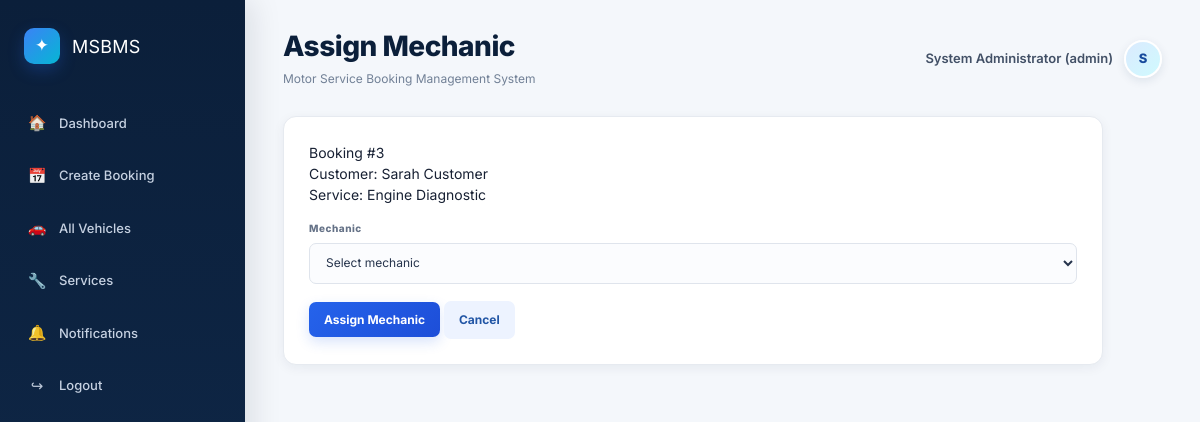
/public/booking_assign.php?booking_id=3 (signed in), run on an earlier commit of the app's database.
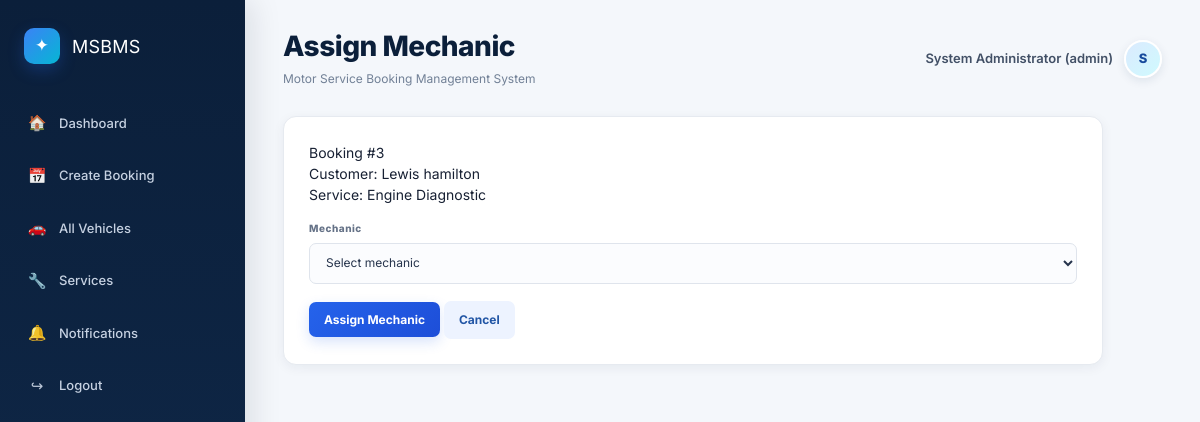
And on a later commit of the database.
### tables this page shows
CREATE TABLE bookings (booking_id INT AUTO_INCREMENT PRIMARY KEY, customer_id INT NOT NULL, vehicle_id INT NOT NULL, service_id INT NOT NULL, mechanic_id INT NULL, booking_date DATE NOT NULL, booking_time TIME NOT NULL, status ENUM('Pending','Confirmed','Canceled','Completed') NOT NULL DEFAULT 'Pending', notes TEXT, created_at DATETIME NOT NULL DEFAULT CURRENT_TIMESTAMP, FOREIGN KEY(customer_id) REFERENCES users(user_id) ON DELETE CASCADE, FOREIGN KEY(vehicle_id) REFERENCES vehicles(vehicle_id) ON DELETE CASCADE, FOREIGN KEY(service_id) REFERENCES services(service_id), FOREIGN KEY(mechanic_id) REFERENCES users(user_id));

CREATE TABLE users (
user_id INT AUTO_INCREMENT PRIMARY KEY,
full_name VARCHAR(150) NOT NULL,
email VARCHAR(150) NOT NULL UNIQUE,
password VARCHAR(255) NOT NULL,

role ENUM('customer','mechanic','admin') NOT NULL, phone VARCHAR(30), address VARCHAR(255), created_at DATETIME NOT NULL DEFAULT CURRENT_TIMESTAMP);

CREATE TABLE services (
service_id INT AUTO_INCREMENT PRIMARY KEY,
service_name VARCHAR(150) NOT NULL,
description TEXT,
price DECIMAL(10,2) NOT NULL DEFAULT 0.00,
created_at DATETIME NOT NULL DEFAULT CURRENT_TIMESTAMP);

### app/Core/Session.php (called while the page is built, shortened)
<?php
class Session
{
    public static function userId(): ?int
    {
        return isset($_SESSION['user_id']) ? (int) $_SESSION['user_id'] : null;
    }
    public static function role(): ?string
    {
        return $_SESSION['role'] ?? null;
    }
    public static function fullName(): ?string
    {
        return $_SESSION['full_name'] ?? null;
    }
}

### public/_init.php (called while the page is built, shortened)
<?php
require_once __DIR__ . '/../app/bootstrap.php';
$userRepo         = new UserRepository($db);
$vehicleRepo      = new VehicleRepository($db);
$serviceRepo      = new ServiceRepository($db);
$bookingRepo      = new BookingRepository($db);
$notificationRepo = new NotificationRepository($db);
$bookingService = new BookingService($bookingRepo, $vehicleRepo, $serviceRepo, $userRepo, $notificationRepo);
$bookingController      = new BookingController($bookingService, $bookingRepo, $vehicleRepo, $serviceRepo, $userRepo);
function e(mixed $value): string
{
    return htmlspecialchars((string)$value, ENT_QUOTES, 'UTF-8');
}

### app/bootstrap.php (called while the page is built, shortened)
<?php
spl_autoload_register(function (string $class): void {
    $directories = [
        __DIR__ . '/Core/',
        __DIR__ . '/Models/',
        __DIR__ . '/Repositories/',
        __DIR__ . '/Services/',
        __DIR__ . '/Controllers/',
    ];
    foreach ($directories as $directory) {
        $file = $directory . $class . '.php';
        if (file_exists($file)) {
            return;
        }
    }
});

### app/Repositories/BookingRepository.php (called while the page is built, shortened)
<?php
class BookingRepository
{
    public function find(int $id): ?array { $s=$this->db->prepare("SELECT b.*,c.full_name customer_name,v.registration_number,v.make,v.model,s.service_name FROM bookings b JOIN users c ON b.customer_id=c.user_id JOIN vehicles v ON b.vehicle_id=v.vehicle_id JOIN services s ON b.service_id=s.service_id WHERE b.booking_id=?");$s->execute([$id]);return$s->fetch()?:null; }
}

### app/Controllers/BookingController.php (called while the page is built, shortened)
<?php
class BookingController
{
    public function find(int $id): ?array
    {
        return $this->bookings->find($id);
    }
}

### public/booking_assign.php (the view, shortened to what this page needs)
<?php
require_once __DIR__ . '/_init.php';
$id      = (int)($_GET['booking_id'] ?? 0);
$booking = $bookingController->find($id);
?>
<!doctype html>
<html lang="en">
<head>
    <link rel="stylesheet" href="assets/styled.css">
</head>
<body>
<div class="app">
    <aside class="sidebar">
        <div class="logo"><span class="logo-mark">✦</span> MSBMS</div>
        <nav class="nav">
            <a href="admin.php"><span class="icon">🏠</span>Dashboard</a>
            <a href="booking_create.php"><span class="icon">📅</span>Create Booking</a>
            <a href="vehicles.php"><span class="icon">🚗</span>All Vehicles</a>
            <a href="services.php"><span class="icon">🔧</span>Services</a>
            <a href="notifications.php"><span class="icon">🔔</span>Notifications</a>
            <?php if (Session::userId()): ?>
                <a href="logout.php"><span class="icon">↪</span>Logout</a>
            <?php endif; ?>
        </nav>
    </aside>
    <main class="main">
        <div class="topbar">
            <div class="title">
                <h1>Assign Mechanic</h1>
                <p>Motor Service Booking Management System</p>
            </div>
            <?php if (Session::userId()): ?>
                <div class="user">
                    <span><?= e(Session::fullName()) ?> (<?= e(Session::role()) ?>)</span>
                    <span class="avatar"><?= e(strtoupper(substr((string) Session::fullName(), 0, 1))) ?></span>
                </div>
            <?php endif; ?>
        </div>
        <div class="card form">
            <p style="margin-bottom:16px">
                 Booking #<?= e($id) ?><br>
                 Customer: <?= e($booking['customer_name']) ?><br>
                 Service: <?= e($booking['service_name']) ?>
            </p>
            <form method="post">
                <div class="field">
                    <label for="mechanic_id">Mechanic</label>
                    <select id="mechanic_id" name="mechanic_id" required>
                        <option value="">Select mechanic</option>
                    </select>
                </div>
                <button class="btn" type="submit">Assign Mechanic</button>
                <a class="btn secondary" href="admin.php">Cancel</a>
            </form>
        </div>
    </main>
</div>
</body>
</html>

What changed in the data, as far as the page shows it:
changed through a linked row, bookings "Engine Diagnostic": customer.full_name "Sarah Customer" → "Lewis hamilton"
